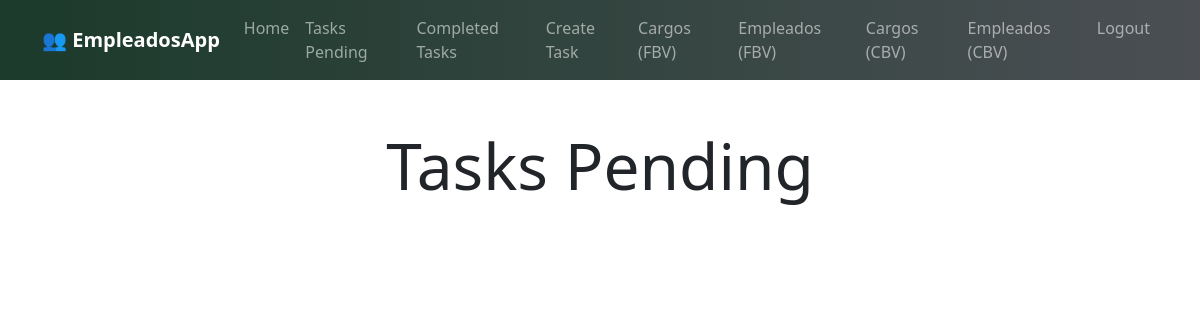
The app's page /tasks_completed/ (signed in), older data.
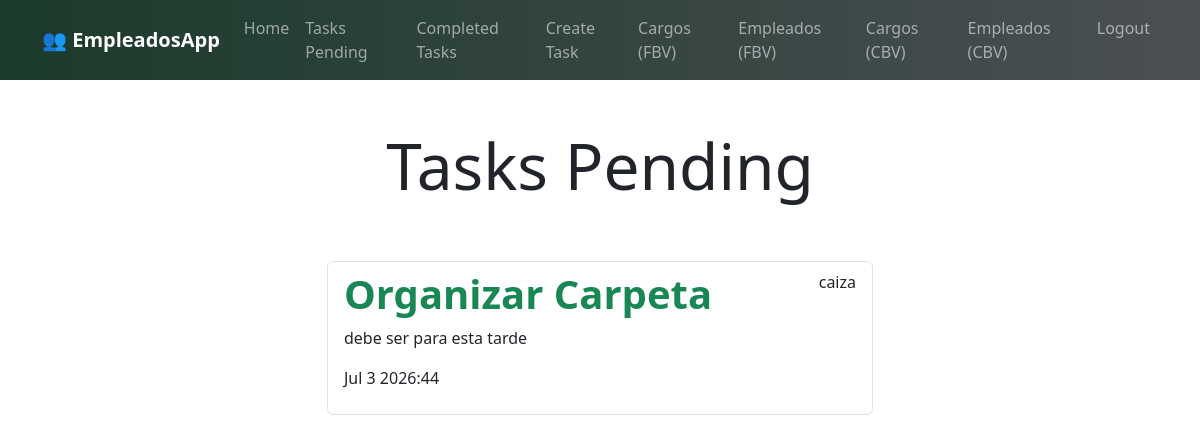
The same page, newer data.
### tasks/models.py (models this page shows, shortened)
class Task(models.Model):
    title = models.CharField(max_length=100)
    description = models.TextField(blank=True)
    created = models.DateTimeField(auto_now_add=True)
    datecompleted = models.DateTimeField(null=True, blank=True)
    important = models.BooleanField(default=False)
    user = models.ForeignKey(User, on_delete=models.CASCADE)

### tasks/views.py (the view)
# urls.py: path('tasks_completed/', views.tasks_completed, name='tasks_completed'),
@login_required
def tasks_completed(request):
    tasks = Task.objects.filter(user=request.user, datecompleted__isnull=False).order_by('-datecompleted')
    return render(request, 'tasks.html', {'tasks': tasks})

### tasks/templates/tasks.html (shortened to what this page needs)
{% extends 'base.html' %}
{% block content %}
<main class="container">
    <div class="row">
        <div class="col-md-6 offset-md-3">
            <h1 class="text-center display-3 py-5">Tasks Pending</h1>
            <ul class="list-group">
                {% for task in tasks %}
                    <li class="list-group-item">
                        <div class="d-flex justify-content-between align-items-start">
                            <a class="text-decoration-none text-dark flex-grow-1" href="{% url 'task_detail' task.id %}">
                                <header class="d-flex justify-content-between">
                                    {% if task.important %}
                                    <h1 class="fw-bold text-success">{{task.title}}</h1>
                                    {% else %}
                                    <h1 class="fw-bold">{{task.title}}</h1>
                                    {% endif %}
                                    <p>{{ task.user.username }}</p>
                                </header>
                                <p>{{ task.description }}</p>
                                <p>{{task.datecompleted|date:'M j Y:i'}}</p>
                            </a>
                        </div>
                    </li>
                {% endfor %}
            </ul>
        </div>
    </div>
</main>
{% endblock %}

### tasks/templates/base.html (shortened to what this page needs)
<!DOCTYPE html>
<html lang="en">
<head>
    <link rel="stylesheet" href="https://cdn.jsdelivr.net/npm/bootstrap@5.3.8/dist/css/bootstrap.min.css">
</head>
<body>
<nav class="navbar navbar-expand-lg navbar-dark" style="background: linear-gradient(90deg, #1b3a2b 0%, #4b4f54 100%);">
    <div class="container">
        <a class="navbar-brand fw-bold" href="/">&#128101; EmpleadosApp</a>
        <div class="collapse navbar-collapse" id="navbarNav">
            <ul class="navbar-nav ms-auto">
                <li class="nav-item"><a href="/" class="nav-link">Home</a></li>
            {% if user.is_authenticated %}
                <li class="nav-item"><a href="{% url 'tasks' %}" class="nav-link">Tasks Pending</a></li>
                <li class="nav-item"><a href="{% url 'tasks_completed' %}" class="nav-link">Completed Tasks</a></li>
                <li class="nav-item"><a href="/tasks/create/" class="nav-link">Create Task</a></li>
                <li class="nav-item"><a href="{% url 'cargo_list_fbv' %}" class="nav-link">Cargos (FBV)</a></li>
                <li class="nav-item"><a href="{% url 'empleado_list_fbv' %}" class="nav-link">Empleados (FBV)</a></li>
                <li class="nav-item"><a href="{% url 'cargo_list_cbv' %}" class="nav-link">Cargos (CBV)</a></li>
                <li class="nav-item"><a href="{% url 'empleado_list_cbv' %}" class="nav-link">Empleados (CBV)</a></li>
                <li class="nav-item"><a href="/logout" class="nav-link">Logout</a></li>
            {% else %}
                <li class="nav-item"><a href="/signup" class="nav-link">Signup</a></li>
                <li class="nav-item"><a href="/signin" class="nav-link">SignIn</a></li>
            {% endif %}
            </ul>
        </div>
    </div>
</nav>
    {% block content %}
    {% endblock %}
</body>
</html>

Row changes from the older to the newer data that the page shows:
added Task: title "Organizar Carpeta", user.username "caiza", description "debe ser para esta tarde", datecompleted "Jul 3 2026:44"
